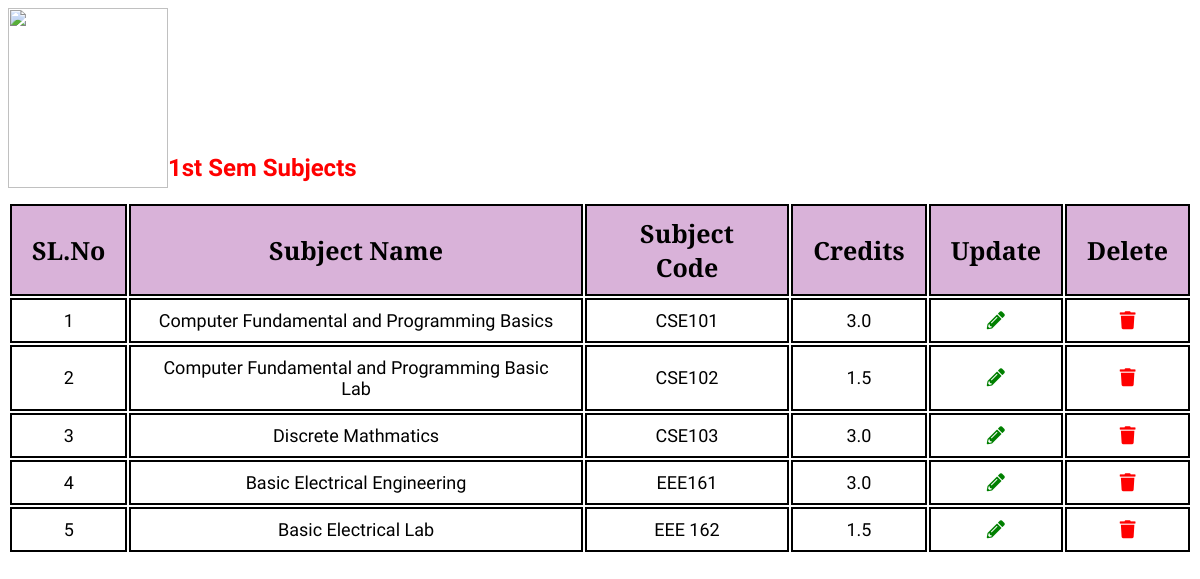
The app's page /admin/dis_sem/disp_s1.php with its own data.
### tables this page shows
CREATE TABLE `add_s1` (
  `id` int(200) NOT NULL,
  `sub_name` varchar(255) NOT NULL,
  `sub_code` varchar(200) NOT NULL,
  `credit` float(30,1) NOT NULL
);

### admin/dis_sem/disp_s1.php (the view, shortened to what this page needs)
<!DOCTYPE html>
<html lang="en">
<head>
    <link rel="stylesheet" href="../css/fontawesome/css/fontawesome.min.css">
    <link rel="stylesheet" href="../css/fontawesome/css/all.css">
</head>
<body>
<img id="head" width="160px" height="180px" style="font-family:'PT Serif';" left:10 align='left' src="../css/images/logo.png">
<br /><br /><br /><br /><br /><br /><br>
<h2 style="color:#ff0000;font-family:'Acme';" class="page-header">1st Sem Subjects</h2>
<div class="col-lg-10 mcon text-center">
    <table id="mytab1" width="100%" class="mtab table table-bordered table-hover table-responsive">
    <tr align='center' style="background-color:rgba(128,0,128,0.3);color:black;font-size:25px;font-family: 'PT serif';" class="table-info">
        <th>SL.No</th>
        <th>Subject Name</th>
        <th>Subject Code</th>
        <th>Credits</th>
        <th>Update</th>
        <th>Delete</th>
    </tr>
    <?php
        include "../connection.php";
        $sql = "SELECT * FROM add_s1";
        $res = mysqli_query($conn,$sql);
        $i=1;
        if(mysqli_num_rows($res)>0){
            while($row = mysqli_fetch_assoc($res)){
    ?>
    <tr style='color:black;border-bottom:2px solid black;font-size:18px;border-right:2px solid black;border-top:2px solid black;border-left:2px solid black;'>
        <td style='border:2px solid black' align = 'center'><?php echo $i; ?></td>
        <td style='border:2px solid black' align = 'center'><?php echo $row['sub_name']; ?></td>
        <td style='border:2px solid black' align = 'center'><?php echo $row['sub_code']; ?></td>
        <td style='border:2px solid black' align = 'center'><?php echo $row['credit']; ?></td>
        <td align='center' style='border:2px solid black'> <a href="" style='color:green'><i class="fas fa-pencil-alt"></i></a> </td>
        <td align='center' style='border:2px solid black'> <a href="javascript:DeleteUser('<?php echo $row['id']; ?>')" style='color:red'><i class="fas fa-trash"></i></a> </td>
    </tr>
    <?php
          $i++;
            }
        }
    ?>
    </table>
</div>
</body>
</html>

### admin/dis_sem/disp_s1.php (style rules this page uses)
.mcon { margin-top: auto; padding: 0; }
.mtab { margin-top: auto; margin-left: auto; padding: 0; font-family: 'Acme'; }
table th { text-align: center; }
.mtab th,td { padding: 10px 20px; border:2px solid black; text-align: center; }

### records on screen
add_s1: sub_name "Computer Fundamental and Programming Basics", sub_code "CSE101", credit "3.0"
add_s1: sub_name "Computer Fundamental and Programming Basic Lab", sub_code "CSE102", credit "1.5"
add_s1: sub_name "Discrete Mathmatics", sub_code "CSE103", credit "3.0"
add_s1: sub_name "Basic Electrical Engineering", sub_code "EEE161", credit "3.0"
add_s1: sub_name "Basic Electrical Lab", sub_code "EEE 162", credit "1.5"
